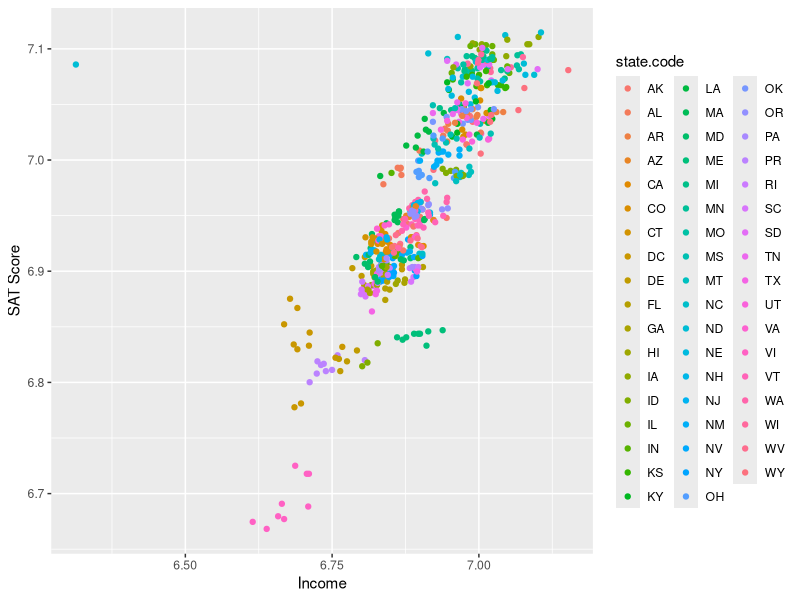
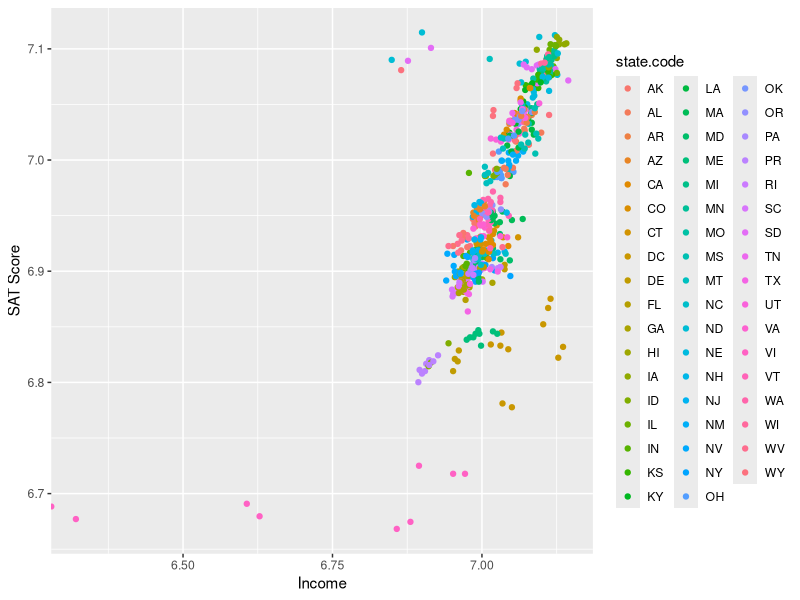
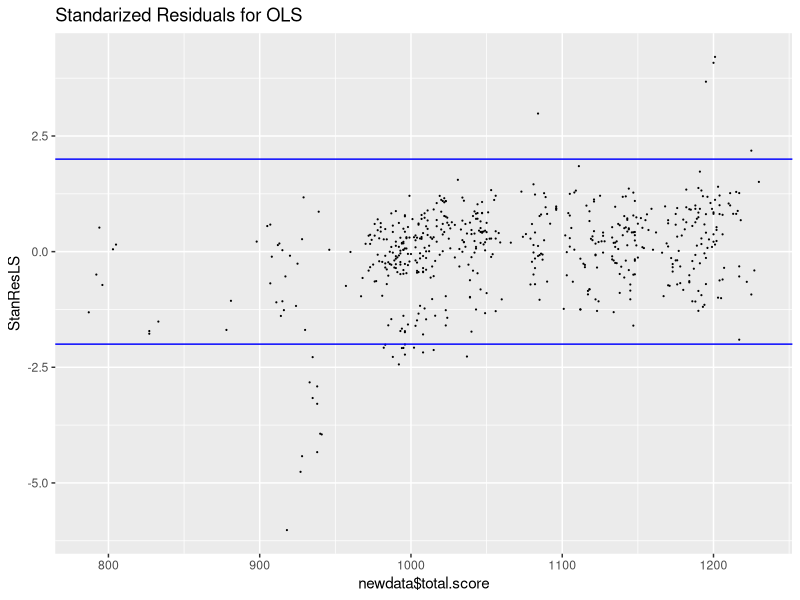

Reproduce these figures in R, in order.
## ---- chunk 1

library(tidyverse)
school_scores_data_clean <- read_csv("school_scores_data_clean.csv")

colnames(school_scores_data_clean) <- c('year', 'state.code', 'state.name', 'total.math', 'total.testtakers', 'total.verbal', 'arts.music.avggpa', 'arts.music.avgyears', 'english.avggpa', 'english.avgyears', 'foreign.languages.avggpa', 'foreign.languages.avgyears', 'mathematics.avggpa', 'mathematics.avgyears', 'natural.sciences.avggpa', 'natural.sciences.avgyears', 'social.sciences.history.avggpa', 'social.sciences.history.avgyears', 'income.between.20.40k.math', 'income.between.20.40k.testtakers','income.between.20.40k.verbal', 'income.between.40.60k.math', 'income.between.40.60k.testtakers', 'income.between.40.60k.verbal', 'income.between.60.80k.math', 'income.between.60.80k.testtakers','income.between.60.80k.verbal', 'income.between.80.100k.math','income.between.80.100k.testtakers', 'income.between.80.100k.verbal', 'income.less.than.20k.math', 'income.less.than.20k.testtakers', 'income.less.than.20k.verbal', 'income.more.than.100k.math', 'income.more.than.100k.testtakers', 'income.more.than.100k.verbal', 'gpa.aminus.math', 'gpa.aminus.testtakers', 'gpa.aminus.verbal', 'gpa.aplus.math', 'gpa.aplus.testtakers', 'gpa.aplus.verbal', 'gpa.a.math', 'gpa.a.testtakers', 'gpa.a.verbal', 'gpa.b.math', 'gpa.b.testtakers', 'gpa.b.verbal', 'gpa.c.math', 'gpa.c.testtakers', 'gpa.c.verbal', 'gpa.d.or.lower.math', 'gpa.d.or.lower.testtakers', 'gpa.d.or.lower.verbal', 'gpa.no.response.math', 'gpa.no.response.testtakers', 'gpa.no.response.verbal', 'gender.female.math','gender.female.testtakers', 'gender.female.verbal', 'gender.male.math', 'gender.male.testtakers', 'gender.male.verbal', 'score.between.200.to.300.math.females', 'score.between.200.to.300.math.males', 'score.between.200.to.300.math.total', 'score.between.200.to.300.verbal.females', 'score.between.200.to.300.verbal.males', 'score.between.200.to.300.verbal.total', 'score.between.300.to.400.math.females', 'score.between.300.to.400.math.males', 'score.between.300.to.400.math.total', 'score.between.300.to.400.verbal.females', 'score.between.300.to.400.verbal.males', 'score.between.300.to.400.verbal.total', 'score.between.400.to.500.math.females', 'score.between.400.to.500.math.males', 'score.between.400.to.500.math.total', 'score.between.400.to.500.verbal.females', 'score.between.400.to.500.verbal.males', 'score.between.400.to.500.verbal.total', 'score.between.500.to.600.math.females', 'score.between.500.to.600.math.males', 'score.between.500.to.600.math.total', 'score.between.500.to.600.verbal.females', 'score.between.500.to.600.verbal.males', 'score.between.500.to.600.verbal.total', 'score.between.600.to.700.math.females', 'score.between.600.to.700.math.males', 'score.between.600.to.700.math.total', 'score.between.600.to.700.verbal.females', 'score.between.600.to.700.verbal.males', 'score.between.600.to.700.verbal.total', 'score.between.700.to.800.math.females', 'score.between.700.to.800.math.males', 'score.between.700.to.800.math.total', 'score.between.700.to.800.verbal.females', 'score.between.700.to.800.verbal.males', 'score.between.700.to.800.verbal.total')

newdata <- school_scores_data_clean %>% mutate(total.score = total.math + total.verbal) %>% 
  mutate(income.between.20.40k = income.between.20.40k.math + income.between.20.40k.verbal) %>%
  mutate(income.between.40.60k = income.between.40.60k.math + income.between.40.60k.verbal) %>%
  mutate(income.between.60.80k = income.between.60.80k.math + income.between.60.80k.verbal) %>%
  mutate(income.between.80.100k = income.between.80.100k.math + income.between.80.100k.verbal) %>%
  mutate(income.less.than.20k = income.less.than.20k.math + income.less.than.20k.verbal) %>%
  mutate(income.more.than.100k = income.more.than.100k.math + income.more.than.100k.verbal)
  
## ---- chunk 2

m.ols <- lm(total.score ~ newdata$income.between.20.40k + newdata$income.between.40.60k + newdata$income.between.60.80k + newdata$income.between.80.100k + newdata$income.less.than.20k + newdata$income.more.than.100k, data = newdata)
summary(m.ols)
  
## ---- chunk 3
data <- newdata

ggplot(data) + geom_point(aes(x = log(income.between.20.40k), y = log(total.score), col = state.code)) + labs(x = "Income", y = "SAT Score")
## ---- chunk 4

data <- newdata

ggplot(data) + geom_point(aes(x = log(income.more.than.100k), y = log(total.score), col = state.code)) + labs(x = "Income", y = "SAT Score")

## ---- chunk 5

StanResLS <- rstandard(m.ols)
dataLS <- data.frame(newdata$total.score,StanResLS)
ggplot(dataLS, aes(x= newdata$total.score, y=StanResLS)) + geom_point(size = 0.1) +
geom_hline(yintercept=2,color='blue') + geom_hline(yintercept=-2, color='blue') +
ggtitle("Standarized Residuals for OLS")
  
